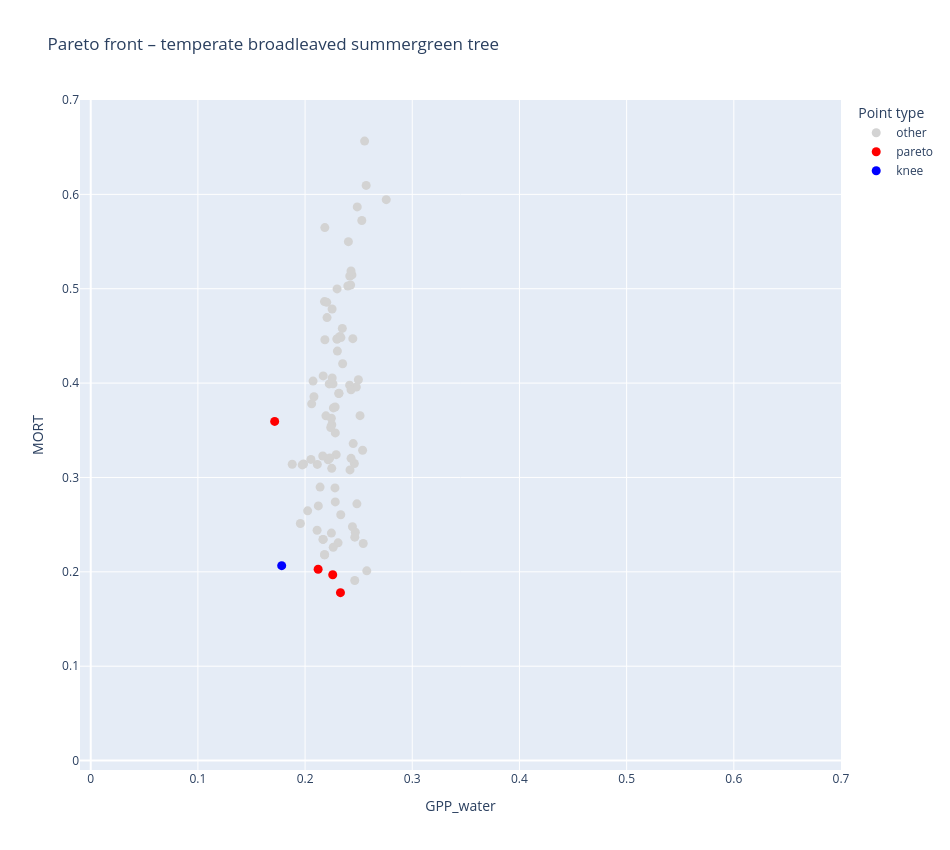
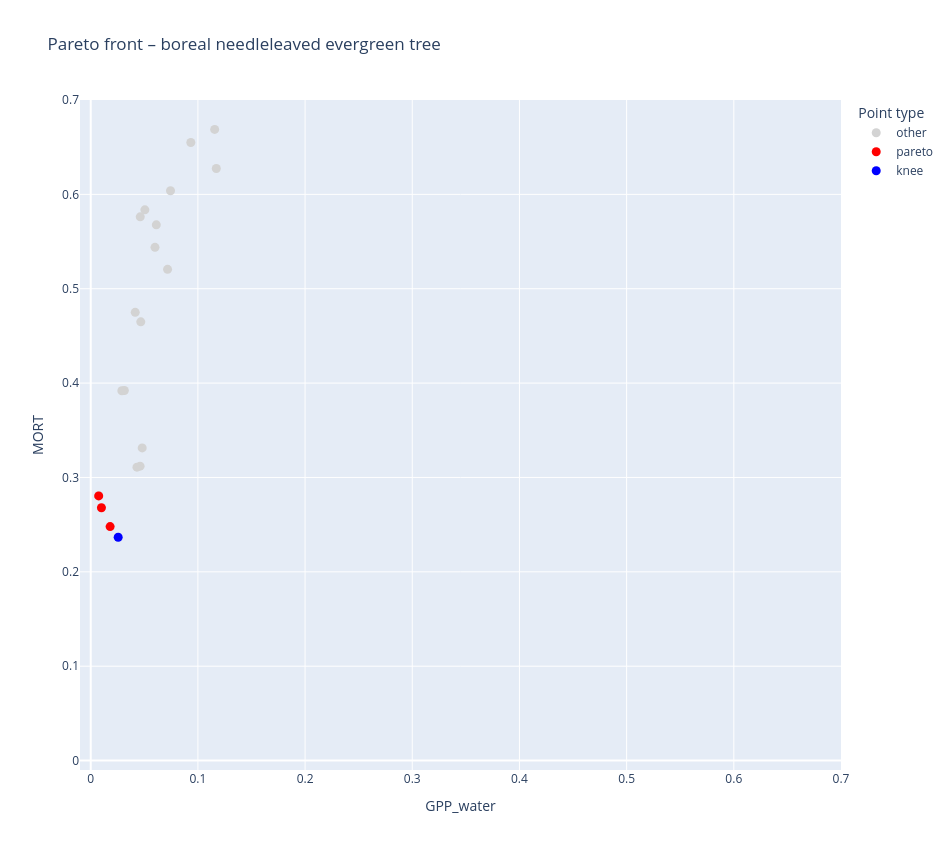
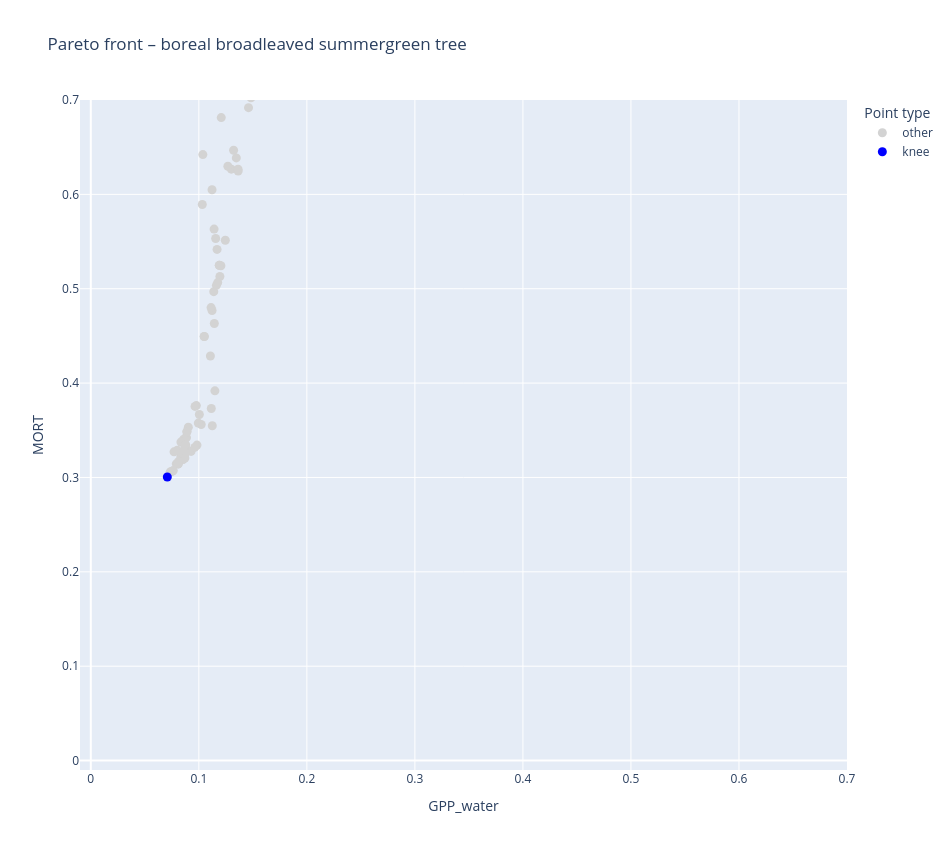
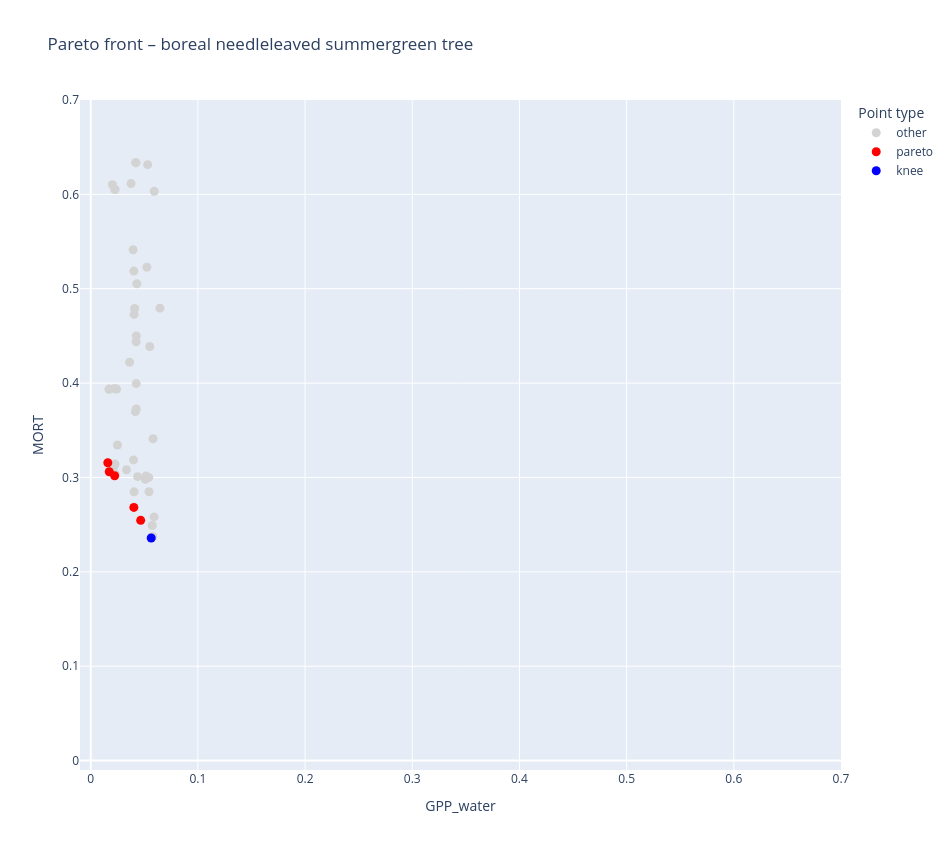

Notebook source saved alongside these figures, in order:
### Markdown cell above
## Plots

### Code cell
for pft in df["pft"].unique():
    interactive_pareto_for_pft(df, pft)

### Figure 1 — Plotly figure (JSON) as saved in the notebook; plotly's stock layout.template omitted (floating-point values rounded to 4 significant figures; data arrays with more than 128 entries replaced by an {"elided": "..."} marker saying what was removed)
{"data": [{"customdata": {"elided": "95x7 float values"}, "hovertemplate": "category=other<br>GPP_water=%{x:.3f}<br>MORT=%{y:.3f}<br>trial=%{customdata[0]}<br>alpha_temperate_broadleaved_summergreen_tree=%{customdata[1]:.3f}<br>beta_temperate_broadleaved_summergreen_tree=%{customdata[2]:.3f}<br>gpp_water_slope=%{customdata[3]:.3f}<br>mort_slope=%{customdata[4]:.3f}<br>gpp_water_intercept=%{customdata[5]:.3f}<br>mort_intercept=%{customdata[6]:.3f}<extra></extra>", "legendgroup": "other", "marker": {"color": "lightgray", "size": 9, "symbol": "circle"}, "mode": "markers", "name": "other", "orientation": "v", "showlegend": true, "type": "scatter", "x": [0.2442, 0.2425, 0.2215, 0.2698, 0.2061, 0.2182, 0.2288, 0.188, 0.2513, 0.2181, 0.2792, 0.2169, 0.2185, 0.2301, 0.2168, 0.3048, 0.2299, 0.2264, 0.2449, 0.2537, 0.2202, 0.2184, 0.2225, 0.3379, 0.2245, 0.2282, 0.2417, 0.2249, 0.2325, 0.2598, 0.2463, 0.246, 0.2542, 0.2464, 0.2282, 0.1973, 0.2165, 0.2399, 0.2298, 0.2758, 0.2629, 0.2347, 0.2316, 0.2478, 0.2124, 0.1986, 0.2416, 0.257, 0.2437, 0.228, 0.2239, 0.2333, 0.2445, 0.2483, 0.2308, 0.229, 0.2114, 0.2082, 0.2469, 0.2298, 0.2024, 0.2487, 0.214, 0.2261, 0.1956, 0.2249, 0.2205, 0.2182, 0.2429, 0.2404, 0.2055, 0.2194, 0.3232, 0.2253, 0.2351, 0.2279, 0.2429, 0.2334, 0.2551, 0.2429, 0.2497, 0.2529, 0.2168, 0.2555, 0.2252, 0.2865, 0.2262, 0.2419, 0.223, 0.2314, 0.2112, 0.2245, 0.2576, 0.2757, 0.2074], "xaxis": "x", "y": [0.2478, 0.504, 0.3186, 0.7505, 0.378, 0.2181, 1.24, 0.314, 0.3655, 0.4864, 0.766, 0.4076, 0.4459, 0.4339, 0.2343, 0.8964, 0.4998, 0.3737, 0.3359, 0.3288, 0.4856, 0.5648, 0.3992, 1.254, 0.2411, 0.3472, 0.5135, 0.3559, 0.4494, 0.8323, 0.1908, 0.3148, 0.23, 0.2367, 0.2741, 0.3133, 0.3227, 0.5029, 0.4468, 1.073, 0.8483, 0.4579, 0.3892, 0.3957, 0.2699, 0.3142, 0.3978, 0.6095, 0.5147, 0.3746, 0.3529, 0.2605, 0.4471, 0.272, 0.2307, 0.3242, 0.3138, 0.3856, 0.242, 0.4468, 0.2646, 0.5867, 0.2898, 0.3992, 0.2512, 0.3097, 0.4694, 0.2181, 0.3929, 0.5499, 0.3191, 0.3653, 1.36, 0.4054, 0.4205, 0.2889, 0.5188, 0.4483, 0.845, 0.3202, 0.4036, 0.5723, 0.2343, 0.6565, 0.4786, 0.8589, 0.226, 0.308, 0.3206, 0.389, 0.2441, 0.3628, 0.201, 0.5944, 0.4021], "yaxis": "y"}, {"customdata": [[1.0, 0.6609, 2.916, -0.03903, -0.1961, -0.008815, -1.891], [52.0, 0.1276, 0.5656, 0.002395, -0.355, 0.0005465, -2.292], [69.0, 0.4782, 12.73, -0.05298, -0.2028, -0.01225, -1.93], [80.0, 0.5306, 16.32, -0.05815, -0.2343, -0.01229, -1.876]], "hovertemplate": "category=pareto<br>GPP_water=%{x:.3f}<br>MORT=%{y:.3f}<br>trial=%{customdata[0]}<br>alpha_temperate_broadleaved_summergreen_tree=%{customdata[1]:.3f}<br>beta_temperate_broadleaved_summergreen_tree=%{customdata[2]:.3f}<br>gpp_water_slope=%{customdata[3]:.3f}<br>mort_slope=%{customdata[4]:.3f}<br>gpp_water_intercept=%{customdata[5]:.3f}<br>mort_intercept=%{customdata[6]:.3f}<extra></extra>", "legendgroup": "pareto", "marker": {"color": "red", "size": 9, "symbol": "circle"}, "mode": "markers", "name": "pareto", "orientation": "v", "showlegend": true, "type": "scatter", "x": [0.2122, 0.1716, 0.2258, 0.233], "xaxis": "x", "y": [0.2027, 0.3594, 0.197, 0.1779], "yaxis": "y"}, {"customdata": [[32.0, 0.6595, 0.5656, -0.003937, -0.1906, -0.0008882, -1.93]], "hovertemplate": "category=knee<br>GPP_water=%{x:.3f}<br>MORT=%{y:.3f}<br>trial=%{customdata[0]}<br>alpha_temperate_broadleaved_summergreen_tree=%{customdata[1]:.3f}<br>beta_temperate_broadleaved_summergreen_tree=%{customdata[2]:.3f}<br>gpp_water_slope=%{customdata[3]:.3f}<br>mort_slope=%{customdata[4]:.3f}<br>gpp_water_intercept=%{customdata[5]:.3f}<br>mort_intercept=%{customdata[6]:.3f}<extra></extra>", "legendgroup": "knee", "marker": {"color": "blue", "size": 9, "symbol": "circle"}, "mode": "markers", "name": "knee", "orientation": "v", "showlegend": true, "type": "scatter", "x": [0.1782], "xaxis": "x", "y": [0.2065], "yaxis": "y"}], "layout": {"height": 850, "legend": {"title": {"text": "Point type"}, "tracegroupgap": 0}, "title": {"text": "Pareto front – temperate broadleaved summergreen tree"}, "width": 950, "xaxis": {"anchor": "y", "domain": [0, 1], "range": [-0.01, 0.7], "title": {"text": "GPP_water"}}, "yaxis": {"anchor": "x", "domain": [0, 1], "range": [-0.01, 0.7], "title": {"text": "MORT"}}}}

### Figure 2 — Plotly figure (JSON) as saved in the notebook; plotly's stock layout.template omitted (floating-point values rounded to 4 significant figures; data arrays with more than 128 entries replaced by an {"elided": "..."} marker saying what was removed)
{"data": [{"customdata": {"elided": "96x7 float values"}, "hovertemplate": "category=other<br>GPP_water=%{x:.3f}<br>MORT=%{y:.3f}<br>trial=%{customdata[0]}<br>alpha_boreal_needleleaved_evergreen_tree=%{customdata[1]:.3f}<br>beta_boreal_needleleaved_evergreen_tree=%{customdata[2]:.3f}<br>gpp_water_slope=%{customdata[3]:.3f}<br>mort_slope=%{customdata[4]:.3f}<br>gpp_water_intercept=%{customdata[5]:.3f}<br>mort_intercept=%{customdata[6]:.3f}<extra></extra>", "legendgroup": "other", "marker": {"color": "lightgray", "size": 9, "symbol": "circle"}, "mode": "markers", "name": "other", "orientation": "v", "showlegend": true, "type": "scatter", "x": [0.2266, 0.06121, 0.1346, 0.2251, 0.08227, 0.1156, 0.086, 0.04804, 0.04607, 0.2364, 0.2461, 0.2379, 0.2365, 0.1131, 0.01952, 0.2867, 0.007543, 0.2011, 0.1997, 0.09925, 0.1349, 0.2133, 0.1124, 0.1402, 0.3329, 0.1383, 0.1578, 0.1344, 0.03581, 0.131, 0.04313, 0.13, 0.1253, 0.2218, 0.01327, 0.03139, 0.2802, 0.1396, 0.007838, 0.04671, 0.1026, 0.1451, 0.09688, 0.1609, 0.0462, 0.1921, 0.07936, 0.1417, 0.195, 0.09341, 0.02862, 0.1383, 0.2118, 0.02613, 0.1421, 0.1172, 0.0717, 0.3282, 0.007838, 0.05053, 0.1664, 0.05996, 0.1904, 0.04153, 0.3024, 0.3336, 0.1625, 0.086, 0.02651, 0.208, 0.02905, 0.07943, 0.3158, 0.1624, 0.1746, 0.129, 0.1173, 0.1331, 0.03552, 0.007444, 0.2007, 0.1326, 0.1375, 0.2867, 0.1916, 0.2201, 0.07798, 0.336, 0.2376, 0.3338, 0.145, 0.07444, 0.2012, 0.1251, 0.1368, 0.06713], "xaxis": "x", "y": [1.786, 0.5677, 0.9484, 1.712, 1.407, 0.6688, 0.7832, 0.3313, 0.312, 1.885, 1.795, 1.882, 1.78, 1.552, 1.218, 1.822, 1.126, 1.588, 1.58, 1.028, 0.9381, 1.688, 0.9567, 1.609, 1.981, 1.59, 1.495, 1.561, 1.129, 1.322, 0.3109, 0.8217, 1.086, 1.896, 1.156, 0.3922, 1.854, 1.086, 1.089, 0.4649, 0.8626, 1.22, 1.282, 1.584, 0.5762, 1.325, 0.7938, 1.411, 1.595, 0.6549, 1.264, 1.029, 1.937, 0.929, 1.606, 0.6274, 0.5206, 1.978, 1.089, 0.5836, 1.645, 0.5439, 1.531, 0.475, 1.936, 1.97, 1.51, 0.7832, 1.167, 1.346, 0.3919, 0.7724, 1.953, 1.625, 1.306, 0.735, 0.8123, 1.464, 1.127, 0.2806, 1.625, 0.903, 1.591, 1.822, 1.677, 1.573, 1.092, 2.045, 1.613, 2.02, 1.221, 0.6039, 1.703, 1.031, 1.009, 0.8448], "yaxis": "y"}, {"customdata": [[22.0, 0.02176, 22.14, 0.06256, -0.1355, 0.002025, -1.864], [30.0, 0.0135, 0.4354, 0.07936, -0.07045, 0.002568, -1.989], [52.0, 0.0732, 4.807, 0.08677, -0.1535, 0.00254, -1.798]], "hovertemplate": "category=pareto<br>GPP_water=%{x:.3f}<br>MORT=%{y:.3f}<br>trial=%{customdata[0]}<br>alpha_boreal_needleleaved_evergreen_tree=%{customdata[1]:.3f}<br>beta_boreal_needleleaved_evergreen_tree=%{customdata[2]:.3f}<br>gpp_water_slope=%{customdata[3]:.3f}<br>mort_slope=%{customdata[4]:.3f}<br>gpp_water_intercept=%{customdata[5]:.3f}<br>mort_intercept=%{customdata[6]:.3f}<extra></extra>", "legendgroup": "pareto", "marker": {"color": "red", "size": 9, "symbol": "circle"}, "mode": "markers", "name": "pareto", "orientation": "v", "showlegend": true, "type": "scatter", "x": [0.0181, 0.007436, 0.00999], "xaxis": "x", "y": [0.2479, 0.2805, 0.2679], "yaxis": "y"}, {"customdata": [[42.0, 0.02581, 3.534, 0.1056, -0.1301, 0.002525, -1.927]], "hovertemplate": "category=knee<br>GPP_water=%{x:.3f}<br>MORT=%{y:.3f}<br>trial=%{customdata[0]}<br>alpha_boreal_needleleaved_evergreen_tree=%{customdata[1]:.3f}<br>beta_boreal_needleleaved_evergreen_tree=%{customdata[2]:.3f}<br>gpp_water_slope=%{customdata[3]:.3f}<br>mort_slope=%{customdata[4]:.3f}<br>gpp_water_intercept=%{customdata[5]:.3f}<br>mort_intercept=%{customdata[6]:.3f}<extra></extra>", "legendgroup": "knee", "marker": {"color": "blue", "size": 9, "symbol": "circle"}, "mode": "markers", "name": "knee", "orientation": "v", "showlegend": true, "type": "scatter", "x": [0.02562], "xaxis": "x", "y": [0.2367], "yaxis": "y"}], "layout": {"height": 850, "legend": {"title": {"text": "Point type"}, "tracegroupgap": 0}, "title": {"text": "Pareto front – boreal needleleaved evergreen tree"}, "width": 950, "xaxis": {"anchor": "y", "domain": [0, 1], "range": [-0.01, 0.7], "title": {"text": "GPP_water"}}, "yaxis": {"anchor": "x", "domain": [0, 1], "range": [-0.01, 0.7], "title": {"text": "MORT"}}}}

### Figure 3 — Plotly figure (JSON) as saved in the notebook; plotly's stock layout.template omitted (floating-point values rounded to 4 significant figures; data arrays with more than 128 entries replaced by an {"elided": "..."} marker saying what was removed)
{"data": [{"customdata": {"elided": "99x7 float values"}, "hovertemplate": "category=other<br>GPP_water=%{x:.3f}<br>MORT=%{y:.3f}<br>trial=%{customdata[0]}<br>alpha_boreal_broadleaved_summergreen_tree=%{customdata[1]:.3f}<br>beta_boreal_broadleaved_summergreen_tree=%{customdata[2]:.3f}<br>gpp_water_slope=%{customdata[3]:.3f}<br>mort_slope=%{customdata[4]:.3f}<br>gpp_water_intercept=%{customdata[5]:.3f}<br>mort_intercept=%{customdata[6]:.3f}<extra></extra>", "legendgroup": "other", "marker": {"color": "lightgray", "size": 9, "symbol": "circle"}, "mode": "markers", "name": "other", "orientation": "v", "showlegend": true, "type": "scatter", "x": [0.1122, 0.1143, 0.1622, 0.08409, 0.1005, 0.1355, 0.1189, 0.1113, 0.1107, 0.1569, 0.07341, 0.1535, 0.08009, 0.08712, 0.08771, 0.08081, 0.08338, 0.146, 0.1672, 0.1169, 0.1428, 0.09028, 0.1022, 0.1141, 0.08834, 0.07535, 0.08781, 0.1347, 0.0928, 0.09647, 0.0891, 0.1301, 0.1271, 0.1425, 0.1364, 0.1595, 0.08436, 0.1032, 0.1559, 0.08466, 0.1166, 0.1619, 0.1245, 0.151, 0.1195, 0.08532, 0.1125, 0.154, 0.1163, 0.1322, 0.162, 0.1484, 0.1208, 0.08755, 0.1569, 0.1558, 0.09829, 0.08837, 0.1314, 0.1296, 0.1204, 0.08466, 0.1149, 0.086, 0.1122, 0.1559, 0.1115, 0.07706, 0.07913, 0.09952, 0.1189, 0.0962, 0.1569, 0.1037, 0.1174, 0.08342, 0.08494, 0.1578, 0.1361, 0.1269, 0.1051, 0.0977, 0.08889, 0.1483, 0.1513, 0.0871, 0.08081, 0.08083, 0.1571, 0.1138, 0.07472, 0.1533, 0.07634, 0.1508, 0.1156, 0.08136, 0.1363, 0.1466, 0.1049], "xaxis": "x", "y": [0.4769, 0.4631, 1.019, 0.3211, 0.3667, 0.84, 0.5248, 0.48, 0.4287, 1.185, 0.3057, 1.141, 0.3289, 0.3205, 0.3315, 0.3148, 0.3221, 0.6919, 0.8915, 0.5417, 0.7219, 0.3533, 0.3561, 0.5632, 0.3422, 0.3065, 0.3347, 0.6386, 0.3276, 0.3753, 0.3486, 0.6267, 1.505, 1.177, 0.6247, 0.9435, 0.3235, 0.5893, 0.8991, 0.326, 0.7348, 1.356, 0.5513, 1.231, 0.5129, 0.3191, 0.3548, 1.302, 0.5036, 0.6467, 0.9233, 1.223, 0.6814, 0.3258, 0.8982, 1.186, 0.3343, 0.3424, 1.013, 1.224, 0.5243, 0.326, 0.3918, 0.3406, 0.6049, 0.7744, 0.3731, 0.3272, 0.3144, 0.3577, 0.5248, 0.3319, 0.8929, 0.6421, 0.5065, 0.3375, 0.3193, 0.9093, 1.173, 0.6298, 0.4493, 0.3762, 0.3485, 0.7024, 1.095, 0.3341, 0.3148, 0.3141, 1.047, 0.4969, 0.3064, 1.162, 0.3073, 1.232, 0.5532, 0.3171, 0.6266, 0.7226, 0.4494], "yaxis": "y"}, {"customdata": [[38.0, 0.09343, 17.56, 0.005279, -0.04747, 0.0001467, -1.89]], "hovertemplate": "category=knee<br>GPP_water=%{x:.3f}<br>MORT=%{y:.3f}<br>trial=%{customdata[0]}<br>alpha_boreal_broadleaved_summergreen_tree=%{customdata[1]:.3f}<br>beta_boreal_broadleaved_summergreen_tree=%{customdata[2]:.3f}<br>gpp_water_slope=%{customdata[3]:.3f}<br>mort_slope=%{customdata[4]:.3f}<br>gpp_water_intercept=%{customdata[5]:.3f}<br>mort_intercept=%{customdata[6]:.3f}<extra></extra>", "legendgroup": "knee", "marker": {"color": "blue", "size": 9, "symbol": "circle"}, "mode": "markers", "name": "knee", "orientation": "v", "showlegend": true, "type": "scatter", "x": [0.07082], "xaxis": "x", "y": [0.3005], "yaxis": "y"}], "layout": {"height": 850, "legend": {"title": {"text": "Point type"}, "tracegroupgap": 0}, "title": {"text": "Pareto front – boreal broadleaved summergreen tree"}, "width": 950, "xaxis": {"anchor": "y", "domain": [0, 1], "range": [-0.01, 0.7], "title": {"text": "GPP_water"}}, "yaxis": {"anchor": "x", "domain": [0, 1], "range": [-0.01, 0.7], "title": {"text": "MORT"}}}}

### Figure 4 — Plotly figure (JSON) as saved in the notebook; plotly's stock layout.template omitted (floating-point values rounded to 4 significant figures; data arrays with more than 128 entries replaced by an {"elided": "..."} marker saying what was removed)
{"data": [{"customdata": {"elided": "93x7 float values"}, "hovertemplate": "category=other<br>GPP_water=%{x:.3f}<br>MORT=%{y:.3f}<br>trial=%{customdata[0]}<br>alpha_boreal_needleleaved_summergreen_tree=%{customdata[1]:.3f}<br>beta_boreal_needleleaved_summergreen_tree=%{customdata[2]:.3f}<br>gpp_water_slope=%{customdata[3]:.3f}<br>mort_slope=%{customdata[4]:.3f}<br>gpp_water_intercept=%{customdata[5]:.3f}<br>mort_intercept=%{customdata[6]:.3f}<extra></extra>", "legendgroup": "other", "marker": {"color": "lightgray", "size": 9, "symbol": "circle"}, "mode": "markers", "name": "other", "orientation": "v", "showlegend": true, "type": "scatter", "x": [0.0438, 0.04048, 0.04948, 0.02265, 0.01878, 0.05031, 0.04211, 0.05243, 0.05242, 0.04779, 0.0382, 0.05153, 0.01565, 0.01639, 0.04341, 0.02259, 0.04749, 0.03166, 0.05671, 0.0506, 0.04047, 0.05974, 0.08399, 0.04767, 0.05938, 0.01729, 0.01874, 0.0425, 0.03918, 0.1372, 0.0417, 0.03261, 0.05416, 0.04251, 0.05128, 0.2772, 0.02674, 0.05777, 0.06577, 0.05508, 0.03631, 0.04023, 0.07411, 0.03777, 0.01983, 0.03342, 0.06457, 0.04096, 0.05913, 0.04813, 0.05404, 0.03841, 0.02411, 0.05954, 0.05239, 0.03954, 0.04488, 0.06577, 0.043, 0.02167, 0.1501, 0.05313, 0.03944, 0.02333, 0.02024, 0.02216, 0.04211, 0.02494, 0.05927, 0.09032, 0.0425, 0.1604, 0.0226, 0.05746, 0.0509, 0.03404, 0.04952, 0.021, 1.067, 0.03908, 0.0544, 0.01882, 0.02259, 0.02277, 0.05669, 0.03763, 0.05819, 0.01707, 0.06767, 0.03989, 0.04237, 0.04319, 0.05636], "xaxis": "x", "y": [0.3009, 0.4728, 0.9489, 0.3142, 0.7046, 0.8938, 0.6336, 0.7084, 1.025, 1.801, 1.394, 0.3014, 0.824, 0.7615, 1.468, 0.6051, 1.577, 1.756, 1.001, 1.95, 0.2847, 1.418, 1.35, 1.582, 1.971, 0.3934, 1.019, 0.3726, 0.9283, 1.894, 0.3698, 1.078, 0.2999, 0.4499, 1.383, 1.912, 1.133, 0.2374, 1.945, 0.4388, 0.4221, 0.5187, 1.3, 1.031, 0.9578, 0.3082, 0.4794, 0.479, 0.2582, 1.186, 1.948, 1.89, 0.3937, 1.971, 0.5228, 0.5414, 0.8426, 1.945, 0.5053, 0.312, 1.94, 0.6315, 1.144, 1.043, 0.6103, 0.3942, 0.6336, 0.3344, 0.6034, 1.435, 0.3995, 2.029, 0.3041, 0.2491, 0.2981, 0.7925, 1.088, 0.7378, 1.83, 1.013, 0.2849, 1.018, 0.6051, 0.3029, 0.7986, 0.6114, 0.3411, 0.3936, 1.654, 0.3186, 0.4438, 0.8927, 1.01], "yaxis": "y"}, {"customdata": [[28.0, 0.1379, 7.48, 0.08052, -0.03803, -0.002242, -1.972], [35.0, 0.1596, 17.62, 0.05236, -0.1107, -0.001749, -1.9], [50.0, 0.1194, 12.3, 0.05918, -0.09374, -0.001109, -2.012], [54.0, 0.2304, 20.72, 0.09503, -0.02402, -0.002995, -1.307], [91.0, 0.1222, 12.74, 0.0899, -0.01922, -0.002517, -1.923], [96.0, 0.1379, 7.48, 0.08789, -0.03182, -0.00262, -1.969]], "hovertemplate": "category=pareto<br>GPP_water=%{x:.3f}<br>MORT=%{y:.3f}<br>trial=%{customdata[0]}<br>alpha_boreal_needleleaved_summergreen_tree=%{customdata[1]:.3f}<br>beta_boreal_needleleaved_summergreen_tree=%{customdata[2]:.3f}<br>gpp_water_slope=%{customdata[3]:.3f}<br>mort_slope=%{customdata[4]:.3f}<br>gpp_water_intercept=%{customdata[5]:.3f}<br>mort_intercept=%{customdata[6]:.3f}<extra></extra>", "legendgroup": "pareto", "marker": {"color": "red", "size": 9, "symbol": "circle"}, "mode": "markers", "name": "pareto", "orientation": "v", "showlegend": true, "type": "scatter", "x": [0.02232, 0.04661, 0.04025, 0.01396, 0.01596, 0.01728], "xaxis": "x", "y": [0.3018, 0.2545, 0.2683, 0.7147, 0.3156, 0.306], "yaxis": "y"}, {"customdata": [[55.0, 0.1105, 24.3, 0.04149, -0.1323, -0.001443, -1.984]], "hovertemplate": "category=knee<br>GPP_water=%{x:.3f}<br>MORT=%{y:.3f}<br>trial=%{customdata[0]}<br>alpha_boreal_needleleaved_summergreen_tree=%{customdata[1]:.3f}<br>beta_boreal_needleleaved_summergreen_tree=%{customdata[2]:.3f}<br>gpp_water_slope=%{customdata[3]:.3f}<br>mort_slope=%{customdata[4]:.3f}<br>gpp_water_intercept=%{customdata[5]:.3f}<br>mort_intercept=%{customdata[6]:.3f}<extra></extra>", "legendgroup": "knee", "marker": {"color": "blue", "size": 9, "symbol": "circle"}, "mode": "markers", "name": "knee", "orientation": "v", "showlegend": true, "type": "scatter", "x": [0.05644], "xaxis": "x", "y": [0.2358], "yaxis": "y"}], "layout": {"height": 850, "legend": {"title": {"text": "Point type"}, "tracegroupgap": 0}, "title": {"text": "Pareto front – boreal needleleaved summergreen tree"}, "width": 950, "xaxis": {"anchor": "y", "domain": [0, 1], "range": [-0.01, 0.7], "title": {"text": "GPP_water"}}, "yaxis": {"anchor": "x", "domain": [0, 1], "range": [-0.01, 0.7], "title": {"text": "MORT"}}}}
